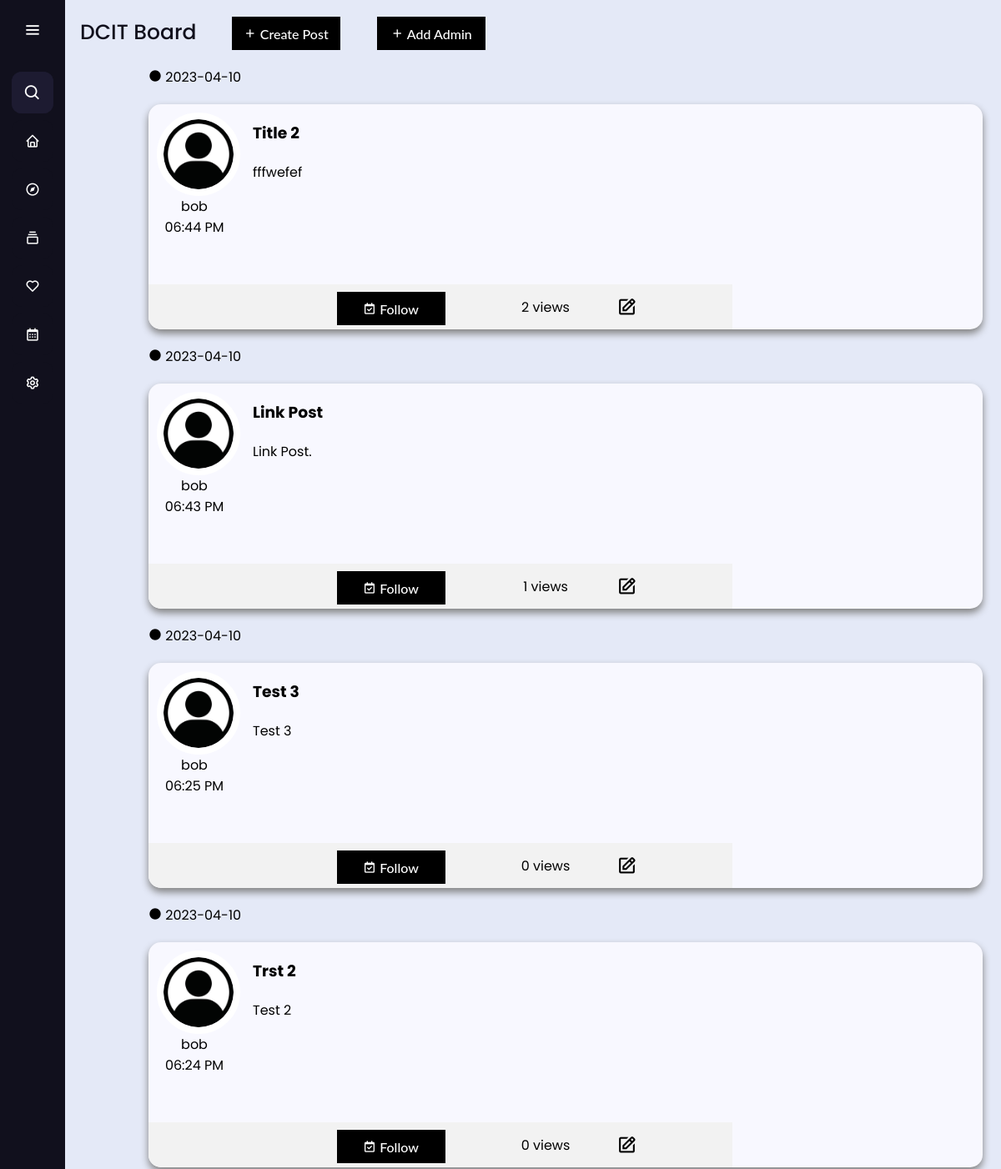
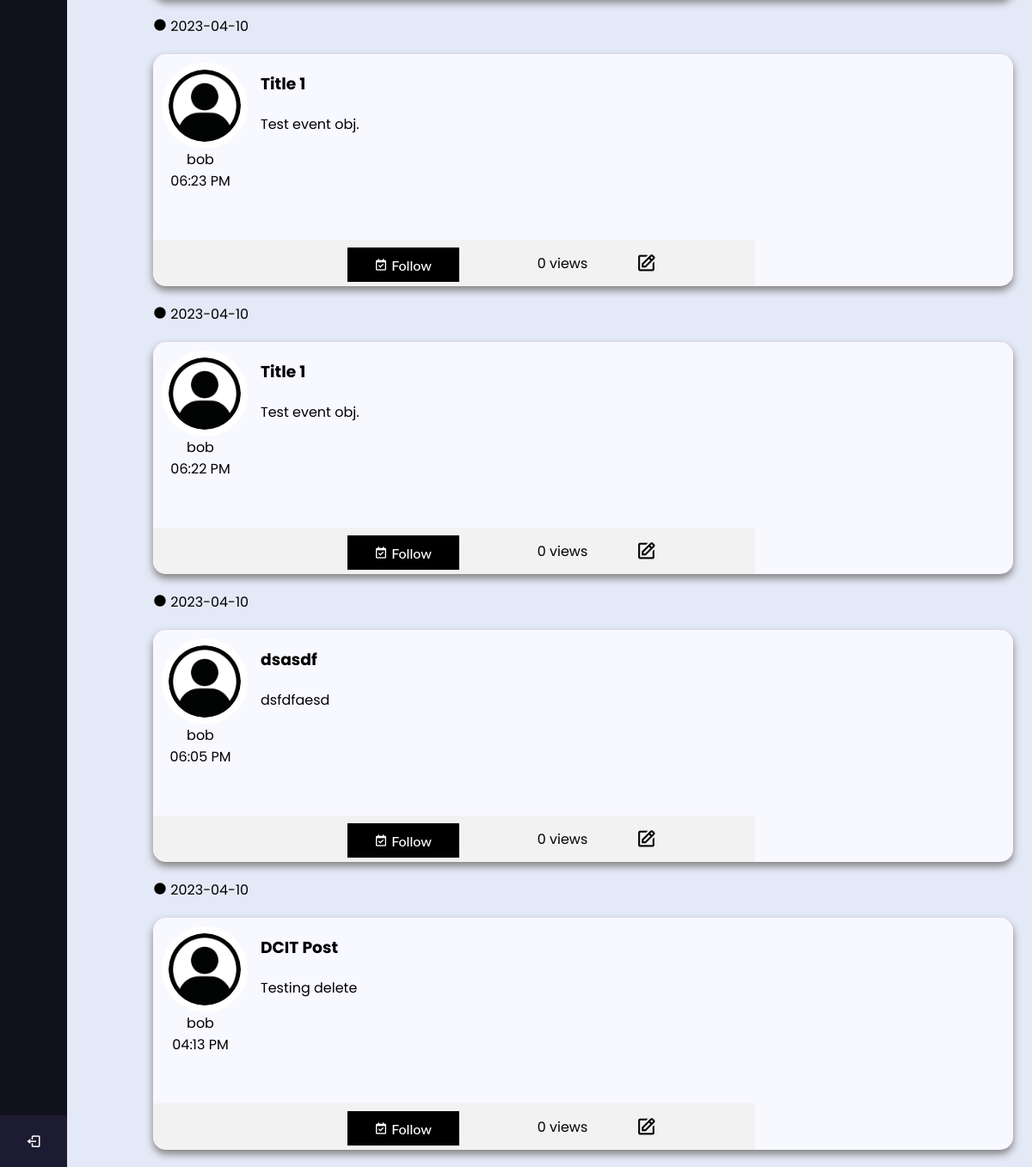
The app's page /board1 (signed in) with its own data (2 pictures, top to bottom).
### App/models.py (models this page shows, shortened)
class Board(db.Model):
  id = db.Column(db.Integer, primary_key=True, autoincrement=True)
  title = db.Column(db.String(64), nullable=False)
  faculty = db.Column(db.String(8), nullable=False)
  dept = db.Column(db.String(8), nullable=True)
  image = db.Column(db.Boolean)
  imageLocation = db.Column(db.String(256), nullable=True)
  subscribers = db.Column(db.Integer, nullable=True, default = 1)
  posts = db.relationship('Post', backref='b')

class Post(db.Model):
  id = db.Column(db.Integer, primary_key=True, autoincrement=True)
  bID = db.Column(db.Integer, db.ForeignKey('board.id'), nullable=False)
  owner = db.Column(db.Integer, db.ForeignKey('user.id'))
  ownerName = db.Column(db.String(64), nullable=False)
  title = db.Column(db.String(64), nullable=False)
  message = db.Column(db.String(2048), nullable=False)
  faculty = db.Column(db.String(8), nullable=False)
  dept = db.Column(db.String(8), nullable=True)
  dateCreated = db.Column(db.DateTime, nullable=False, default=datetime.utcnow)
  image = db.Column(db.Boolean)
  imageLocation = db.Column(db.String(256), nullable=True)
  event = db.Column(db.Boolean)
  startDate = db.Column(db.Date,  default=date.today, index=True)
  endDate = db.Column(db.Date,  default=date.today, index=True)
  schedulePostDate = db.Column(db.DateTime,  default=datetime.utcnow, index=True)
  scheduledDeleteDate = db.Column(db.DateTime,  default=datetime.utcnow, index=True, nullable=True)
  viewCount = db.Column(db.Integer, nullable=True, default = 0)
  def toDict(self):
    return{
      "id": self.id,
      "bID": self.bID,
      "owner": self.owner,
      "ownerName":self.ownerName,
      "title": self.title,
      "message": self.message,
      "faculty": self.faculty,
      "dept": self.dept,
      "image": self.image,
      "imageLocation": self.imageLocation,
      "dateCreated": self.dateCreated,
      "startDate" : self.startDate,
      "endDate" : self.endDate,
      "schedulePostDate" : self.schedulePostDate,
      "scheduledDeleteDate" : self.scheduledDeleteDate,
      "viewCount": self.viewCount
    }

### App/app.py (the view)
@app.route('/board<bID>', methods=['GET'])
def board(bID):
  if (current_user.is_authenticated == False):
    return redirect(url_for('login'))
  currentSysDateTime = datetime.datetime.now()
  board = db.session.get(Board, bID)
  posts = Post.query.filter(Post.schedulePostDate<=currentSysDateTime, Post.scheduledDeleteDate>=currentSysDateTime)
  posts = Post.query.filter_by(bID=bID)
  subscribers = Subscriber.query.filter_by(user=current_user.id)
  subscribers = [entry.toDict() for entry in subscribers]
  posts = posts.order_by(Post.schedulePostDate.desc())
  posts = [entry.toDict() for entry in posts]
  boardId = bID
  return render_template("boardPosts.html",
    boardID=boardId,
    board=board,
    posts=posts,
    subscribers = subscribers
  )

### App/app.py (called while the page is built)
@login_manager.user_loader
def load_user(user_id):
  return User.query.get(int(user_id))

@app.context_processor
def base():
  searchPost = SearchForm()
  return dict(form=searchPost)

### App/models.py (called while the page is built)
  def toDict(self):
    return{
      "id": self.id,
      "board": self.board,
      "user": self.user,
      "isAdmin": self.isAdmin,
      "isSubscribed" : self.isSubscribed
    }

### App/templates/boardPosts.html (shortened to what this page needs)
<!DOCTYPE html>
<html lang="en" dir="ltr">
  <head>
    <link rel="stylesheet" href="./static/css/test.css">
    <link href="static/css/post.css" rel="stylesheet" type="text/css" />
    <link href='https://unpkg.com/boxicons@2.0.7/css/boxicons.min.css' rel='stylesheet'>
   </head>
<body>
  <div class="sidebar">
    <div class="logo-details">
        <i class='bx bx-menu' id="btn" ></i>
    </div>
    <ul class="nav-list">
      <li>
        <i class='bx bx-search'></i>
        <form method="POST" action="{{ url_for('search') }}" class="d-flex"> {{ form.hidden_tag() }}
        </form>
      </li>
      <li>
        <a href="{{ url_for('home') }}">
          <i class='bx bx-home'></i>
        </a>
      </li>
      <li>
       <a href="{{ url_for('feed', uID = current_user.id, sortF = None, sortD = None) }}">
         <i class='bx bx-compass' ></i>
       </a>
     </li>
     <li>
       <a href="{{ url_for('boards') }}">
         <i class='bx bx-collection' ></i>
       </a>
     </li>
     <li>
      <a href="{{ url_for('savedBoards') }}">
        <i class='bx bx-heart' ></i>
      </a>
    </li>
     <li>
       <a href="{{ url_for('cal') }}">
         <i class='bx bx-calendar' ></i>
       </a>
     </li>
     <li>
       <a href="#">
         <i class='bx bx-cog' ></i>
       </a>
     </li>
     <li class="profile">
         <div class="profile-details">
           <div class="name_job">
             <div class="name">{{ current_user.username }}</div>
           </div>
         </div>
         <div>
          <a href="{{ url_for('logout') }}">
            <i class='bx bx-log-out' id="log_out"></i>
          </a>
        </div>
     </li>
    </ul>
  </div>
  <section class="home-section">
    <div class="button-container">
      <div class="left-side">
        <div class="text">{{ board.title }}</div>
        {% block button %}
        {% for subscriber in subscribers %}
          {% if board.id == subscriber.board %}
            {% if subscriber.isAdmin == true %}
              <a href="{{ url_for('createPost', bID = board.id ) }}">
                <button class="custom-btn btn-5"><i class='bx bx-plus'></i> Create Post</button>
              </a>
              <a href="{{ url_for('add_admin') }}">
                <button class="custom-btn btn-5"><i class='bx bx-plus'></i> Add Admin</button>
              </a>
            {% endif %}
          {% endif %}
        {% endfor %}
        {% endblock %}
      </div>
    </div>
      <main>
        <div class="container-post">
        {% block content %}
        {% for post in posts %}
            <div class="for-date">
                <p class="the-date"><i class='bx bxs-circle'></i> {{post.schedulePostDate.strftime('%Y-%m-%d') }}</p>
                <div class="card">
                  <div class="card-left">
                    <div class="card-top">
                      <div class="top-left">
                        <div class="profile-image">
                          <img src="static/images/defaultProfile.jpg" alt="">
                          <p class="name">{{ post.ownerName }}</p>
                          <p class="time">{{post.schedulePostDate.strftime('%I:%M %p') }}</p>
                        </div>
                      </div>
                      <div class="top-right">
                        <a href="{{ url_for('viewPost',pID = post.id )}}">
                        <div class="card-content">
                          <h3 class="title">{{ post.title }}</h3>
                          <p>{{ post.message | safe }}</p>
                        </div>
                      </a>
                      </div>
                    </div>
                    <div class="card-bot">
                      <div class="card-bot-left">
                        <p class="board-name">
                        </p>
                      </div>
                      <div class="card-bot-mid">
                        <div class="card-footer">
                          <a href="{{ url_for('follow', pID = post.id )  }}">
                            <button class="custom-btn btn-5"><i class='bx bx-calendar-check'></i> Follow</button>
                          </a>
                        </div>
                      </div>
                      <div class="card-bot-right-mid">
                        <p class="views">{{post.viewCount}} views</p>
                      </div>
                      <div class="card-bot-right-right">
                        {% for subscriber in subscribers %}
                          {% if board.id == subscriber.board %}
                            {% if subscriber.isAdmin == true %}
                              <a href="{{ url_for('editPost', bID = board.id, pID = post.id) }}">
                                <i class='bx bx-edit'></i>
                              </a>
                            {% endif %}
                          {% endif %}
                        {% endfor %}
                      </div>
                    </div>
                  </div>
                  <div class="card-right">
                  </div>
                </div>
        {% endfor %}
        {% endblock %}
            </div>
        </div>
      </main>
  </section>
</body>
</html>

### App/static/css/test.css (style rules this page uses)
* { margin: 0; padding: 0; box-sizing: border-box; font-family: "Poppins" , sans-serif; }
.sidebar { position: fixed; left: 0; top: 0; height: 100%; width: 78px; background: #11101D; padding: 6px 14px; z-index: 99; transition: all 0.5s ease; }
.sidebar .logo-details { height: 60px; display: flex; align-items: center; position: relative; }
.sidebar .logo-details #btn { position: absolute; top: 50%; right: 0; transform: translateY(-50%); font-size: 22px; transition: all 0.4s ease; font-size: 23px; text-align: center; cursor: pointer; transition: all 0.5s ease; }
.sidebar i { color: #fff; height: 60px; min-width: 50px; font-size: 28px; text-align: center; line-height: 60px; }
.sidebar .nav-list { margin-top: 20px; height: 100%; }
.sidebar li { position: relative; margin: 8px 0; list-style: none; }
.sidebar .bx-search { position: absolute; top: 50%; left: 0; transform: translateY(-50%); font-size: 22px; background: #1d1b31; color: #FFF; }
.sidebar li a { display: flex; height: 100%; width: 100%; border-radius: 12px; align-items: center; text-decoration: none; transition: all 0.4s ease; background: #11101D; }
.sidebar li i { height: 50px; line-height: 50px; font-size: 18px; border-radius: 12px; }
.sidebar li.profile { position: fixed; height: 60px; width: 78px; left: 0; bottom: -8px; padding: 10px 14px; background: #1d1b31; transition: all 0.5s ease; overflow: hidden; }
.sidebar li .profile-details { display: flex; align-items: center; flex-wrap: nowrap; }
.sidebar li.profile .name, .sidebar li.profile .job { font-size: 15px; font-weight: 400; color: #fff; white-space: nowrap; }
.sidebar .profile #log_out { position: absolute; top: 50%; right: 0; transform: translateY(-50%); background: #1d1b31; width: 100%; height: 60px; line-height: 60px; border-radius: 0px; transition: all 0.5s ease; }
.home-section { position: relative; background: #E4E9F7; height: 100vh; top: 0; left: 78px; width: calc(100% - 78px); transition: all 0.5s ease; overflow-y: auto; }
.home-section .text { display: inline-block; color: #11101d; font-size: 25px; font-weight: 500; margin: 18px }
.button-container { display: flex; }
button { margin: 20px; outline: none; }
.custom-btn { width: 130px; height: 40px; padding: 10px 25px; border: 2px solid #000; font-family: 'Lato', sans-serif; font-weight: 500; font-size: 16px; background: transparent; cursor: pointer; transition: all 0.3s ease; position: relative; display: inline-block; }
.btn-5 { background: #000; color: #fff; line-height: 42px; padding: 0; border: none; }
.btn-5:before, .btn-5:after { content:''; position:absolute; top:0; right:0; height:2px; width:0; background: #000; transition:400ms ease all; }
.btn-5:after { right:inherit; top:inherit; left:0; bottom:0; }
.button-container { display: flex; justify-content: space-between; align-items: center; }

### App/static/css/post.css (style rules this page uses)
.card { position: relative; font-family: "Candara", sans-serif; width: 1000px; height: 270px; margin: 20px; margin-left: 100px; overflow: hidden; border-radius: 15px; box-shadow: 0px 5px 10px gray; display: flex; flex-direction: row; transition-duration: 0.4s; transition-property: transform; background-color: ghostwhite; }
.card-content { margin-left: 15px; width: 578px; height: 300px; }
.title { padding-top: 20px; padding-bottom: 20px; }
.profile-image img { z-index: 1; width: 100px; height: 100px; position: relative; display: block; margin-left: 10px; margin-right: auto; margin-top: 10px; border-radius: 100px; border: 8px solid #fff; transition-duration: 0.4s; transition-property: transform; }
.name { text-align: center; }
.time { text-align: center; }
.card-footer { padding: 0px; display: flex; justify-content: center; }
.card-footer button { margin-top: 9px; }
.card-left { flex-grow: 1; padding-left: 0px; }
.card-right { width: 30%; }
.card-top { display: flex; position: absolute; width: 70%; height: 80%; }
.card-bot { position: absolute; display: flex; bottom: 0; width: 70%; background-color: #f2f2f2; height: 20%; }
.card-bot-left { width: 25%; }
.card-bot-mid { width: 33%; }
.card-bot-right-mid { width: 20%; }
.card-bot-right-right .bx-edit { padding: 15px; font-size: 25px; }
.board-name { text-align: center; padding: 15px; }
.views { text-align: center; padding: 15px; }
.the-date { padding-left: 100px; }
a { color: black; text-decoration: none; }

### records on screen
Board: title "DCIT Board"
Post: schedulePostDate "2023-04-10", ownerName "bob", schedulePostDate "06:44 PM", title "Title 2", message "fffwefef", viewCount "2"
Post: schedulePostDate "2023-04-10", ownerName "bob", schedulePostDate "06:43 PM", title "Link Post", message "Link Post.", viewCount "1"
Post: schedulePostDate "2023-04-10", ownerName "bob", schedulePostDate "06:25 PM", title "Test 3", message "Test 3", viewCount "0"
Post: schedulePostDate "2023-04-10", ownerName "bob", schedulePostDate "06:24 PM", title "Trst 2", message "Test 2", viewCount "0"
Post: schedulePostDate "2023-04-10", ownerName "bob", schedulePostDate "06:23 PM", title "Title 1", message "Test event obj.", viewCount "0"
Post: schedulePostDate "2023-04-10", ownerName "bob", schedulePostDate "06:22 PM", title "Title 1", message "Test event obj.", viewCount "0"
Post: schedulePostDate "2023-04-10", ownerName "bob", schedulePostDate "06:05 PM", title "dsasdf", message "dsfdfaesd", viewCount "0"
Post: schedulePostDate "2023-04-10", ownerName "bob", schedulePostDate "04:13 PM", title "DCIT Post", message "Testing delete", viewCount "0"
